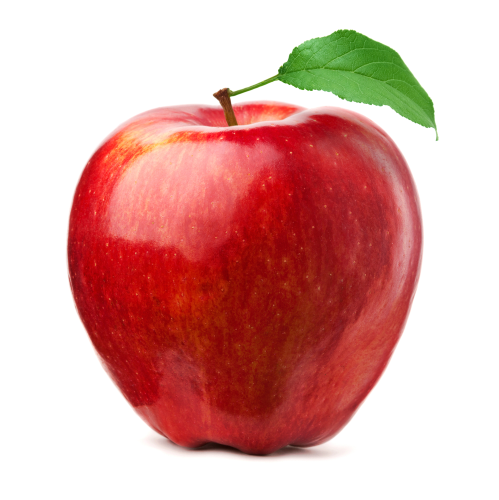
#> input picture apple.jpg, 998 x 1000 px (shown at 1/2 size)
$ python skanny.py
#> lines starting #> are read from the running program, lines starting #| are printed output that depends on the picture; after the words box and inside, x2 and y2 are one past the last pixel; in counts of white or black regions, pixels touching at a corner belong together
import cv2
import numpy as np
from skan import Skeleton
from fitCurves.fitCurves import fitCurve
from scipy.signal import savgol_filter
from time import perf_counter

def show_cv2_result(title, cv2_img):
        cv2.imshow(title, cv2_img)
        cv2.waitKey()
        cv2.destroyAllWindows()

def resample_path(points, spacing=1.0):
    if len(points) < 2:
        return points

    delta = np.diff(points, axis=0)
    distances = np.linalg.norm(delta, axis=1)

    cumulative = np.concatenate(([0], np.cumsum(distances)))

    total_length = cumulative[-1]

    if total_length == 0:
        return points[:1]

    samples = np.arange(0, total_length, spacing)

    if len(samples) == 0 or samples[-1] < total_length:
        samples = np.append(samples, total_length)

    x = np.interp(samples, cumulative, points[:, 0])
    y = np.interp(samples, cumulative, points[:, 1])

    return np.column_stack((x, y))


def smooth_path(points, window=7, polyorder=2):
    if len(points) < window:
        return points

    if window % 2 == 0:
        window += 1

    x = savgol_filter(points[:, 0], window, polyorder)
    y = savgol_filter(points[:, 1], window, polyorder)

    return np.column_stack((x, y))

def main():
    yesOptions = ['yes', 'y']
    paths = []
    all_beziers = []

    t_coordinates = 0
    t_resample = 0
    t_smooth = 0
    t_fit = 0

    IMG_PATH = input("image path: ").strip('"\'# ')
#> the answer given: apple.jpg
    img = cv2.imread(IMG_PATH)
#> img is the input picture: shape (1000, 998, 3); mean B, G, R 163.8, 168.4, 219.8

    if img is None:
        print("Error: Could not load image.")
        exit()

    useResize = input("is resize needed? (y/n):  ").lower() in yesOptions
#> the answer given: y
    resizedImg = cv2.resize(img, None, fx=0.5, fy=0.5) if useResize else img
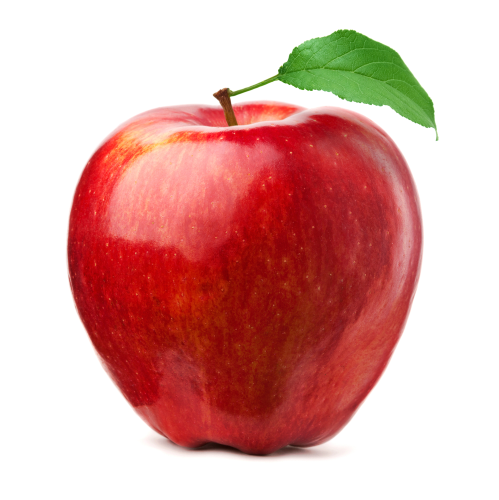
#> resizedImg: shape (500, 499, 3); mean B, G, R 163.9, 168.4, 219.8

    gray = cv2.cvtColor(resizedImg, cv2.COLOR_BGR2GRAY)
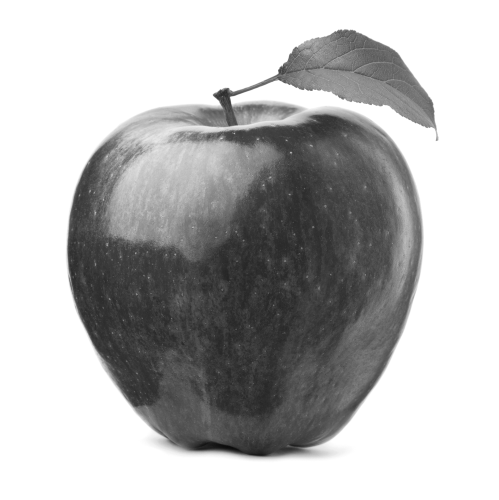
#> gray: shape (500, 499); min 12, max 255, mean 183.3
    useBlur = input("is blur needed? (y/n): ").lower() in yesOptions
#> the answer given: y

    debug = input("debug? (y/n): ").lower() in yesOptions
#> the answer given: y

    targetImg = (cv2.bilateralFilter(gray, d=4, sigmaColor=140, sigmaSpace=150) if useBlur else gray)
    #targetImg = (cv2.bilateralFilter(gray, d=4, sigmaColor=15, sigmaSpace=25) if useBlur else gray)

    canny = cv2.Canny(targetImg, 50, 150)
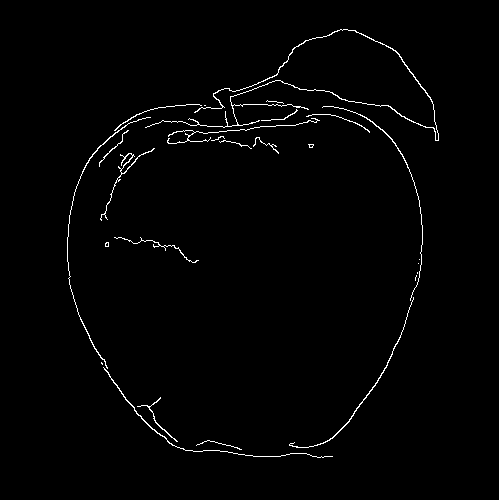
#> canny: shape (500, 499); 1.3% white in thin lines or dots, all inside (x1, y1, x2, y2) = (67, 29, 439, 458)

    if debug == True:
        show_cv2_result("binary img", gray)
        if useBlur:
            show_cv2_result("blur_result", targetImg)
        show_cv2_result("canny result", canny)
        cv2.imwrite("cannyresult.png", canny)

    cv2.imwrite("cannyresult.png", canny)

    skeleton = Skeleton(canny)

    print(skeleton.n_paths)

    height = canny.shape[0]

    for path_id in range(skeleton.n_paths):
        t = perf_counter()
        row_col_points = skeleton.path_coordinates(path_id)
        points = np.column_stack((row_col_points[:, 1] + 0.5, height - row_col_points[:, 0] - 0.5 ))
        paths.append(points)
        t_coordinates += perf_counter() - t

        t = perf_counter()
        points = resample_path(points, spacing=1.0)
        t_resample += perf_counter() - t

        t = perf_counter()
        points = smooth_path(points, window=11, polyorder=2)
        t_smooth += perf_counter() - t

        if len(points) >= 2:
            t = perf_counter()
            bezier_curves = fitCurve(points, 1.7)
            all_beziers.append(bezier_curves)
            t_fit += perf_counter() - t

    if debug == True:
        print("coordinates:", t_coordinates)
        print("resample:    ", t_resample)
        print("smooth:      ", t_smooth)
        print("fitCurve:    ", t_fit)

    with open("graph_skanny.txt", "w") as graph:
        for segment in all_beziers:
            for bezier in segment:
                graph.write(f"((1-t)^3*{bezier[0][0]}+3*(1-t)^2*t*{bezier[1][0]}+3*(1-t)*t^2*{bezier[2][0]}+t^3*{bezier[3][0]},(1-t)^3*{bezier[0][1]}+3*(1-t)^2*t*{bezier[1][1]}+3*(1-t)*t^2*{bezier[2][1]}+t^3*{bezier[3][1]})\n")
    print("go to graph_skanny.txt, copy everything and paste it into desmos")
if __name__ == '__main__':
    main()
#> (the call stopped at in main, `skeleton = Skeleton(canny)`: skan is not available in this run)
